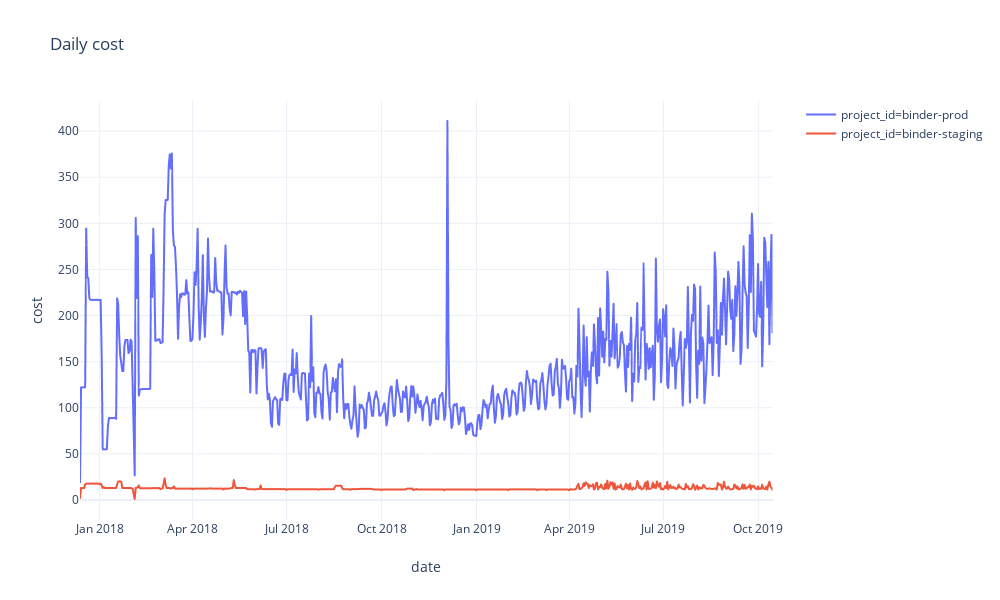

The notebook cell saved with this chart:
### Code cell
pe.line(costs.reset_index(), x='date', y='cost', color='project_id',
        width=width, template=template, title="Daily cost")

### Figure 1 — Plotly figure (JSON) as saved in the notebook; plotly's stock layout.template omitted (floating-point values rounded to 4 significant figures; data arrays with more than 128 entries replaced by an {"elided": "..."} marker saying what was removed)
{"data": [{"hoverlabel": {"namelength": 0}, "hovertemplate": "project_id=binder-prod<br>date=%{x}<br>cost=%{y}", "legendgroup": "project_id=binder-prod", "line": {"color": "#636efa", "dash": "solid"}, "mode": "lines", "name": "project_id=binder-prod", "showlegend": true, "type": "scattergl", "x": {"elided": "671 str values"}, "xaxis": "x", "y": {"elided": "671 float values"}, "yaxis": "y"}, {"hoverlabel": {"namelength": 0}, "hovertemplate": "project_id=binder-staging<br>date=%{x}<br>cost=%{y}", "legendgroup": "project_id=binder-staging", "line": {"color": "#EF553B", "dash": "solid"}, "mode": "lines", "name": "project_id=binder-staging", "showlegend": true, "type": "scattergl", "x": {"elided": "671 str values"}, "xaxis": "x", "y": {"elided": "671 float values"}, "yaxis": "y"}], "layout": {"height": 600, "legend": {"tracegroupgap": 0}, "title": {"text": "Daily cost"}, "width": 1000, "xaxis": {"anchor": "y", "autorange": true, "domain": [0, 0.98], "range": ["2017-12-13", "2019-10-15"], "title": {"text": "date"}, "type": "date"}, "yaxis": {"anchor": "x", "autorange": true, "domain": [0, 1], "range": [-21.69, 433.7], "title": {"text": "cost"}, "type": "linear"}}}
